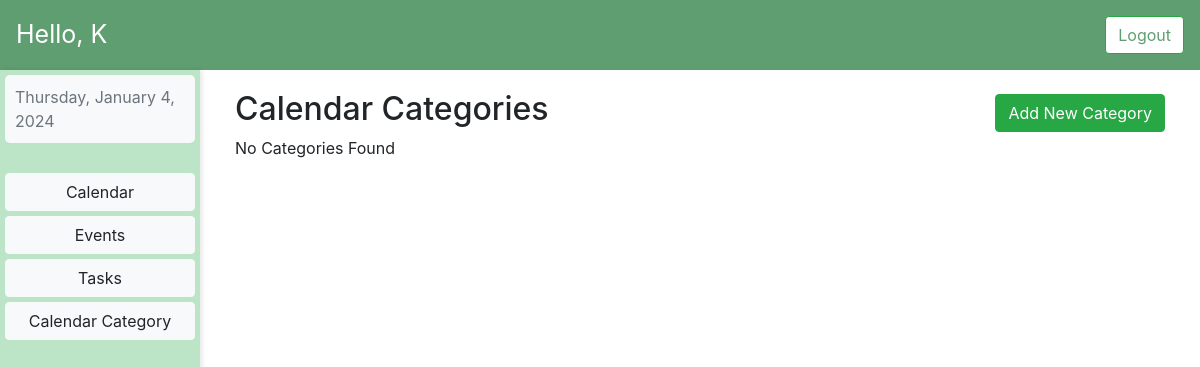
The app's page /category/ (signed in), older data.
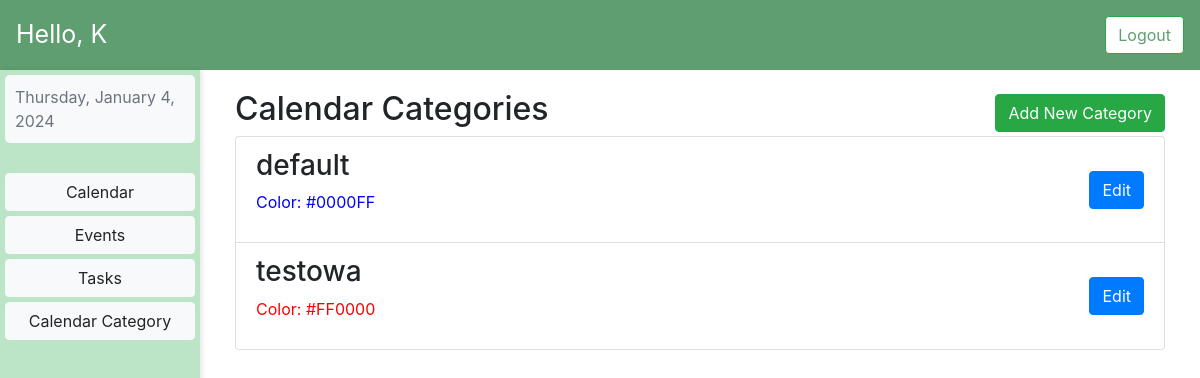
The same page, newer data.
### MyCalendar/models.py (models this page shows, shortened)
class Calendar(models.Model):
    user = models.ForeignKey(User, on_delete=models.CASCADE)
    name = models.CharField(max_length=100)
    color = models.CharField(max_length=7, default='#0000FF')

### MyCalendar/views.py (the view)
# urls.py: path('category/', category_list, name='category_list'),
def category_list(request):
    categories = Calendar.objects.filter(user=request.user)
    return render(request, 'category_list.html', {'categories': categories})

### templates/category_list.html (shortened to what this page needs)
{% extends 'dashboard.html' %}
{% load static %}
{% block styles %}
    <link rel="stylesheet" type="text/css" href="{% static 'css/dashboard.css' %}">
    <link href="{% static 'calender/main.css' %}" rel="stylesheet" />
{% endblock %}
{% block dynamic_content %}
    <div class="row mar">
         <div class="col-md-12">
             <div class="d-flex justify-content-between align-items-center">
                <h2 class="mr-auto">Calendar Categories</h2>
                <a href="{% url 'add_category' %}" class="btn btn-success ml-auto">Add New Category</a>
            </div>
            <ul class="list-group">
                {% for category in categories %}
                    <li class="list-group-item">
                        <div class="d-flex justify-content-between align-items-center">
                            <div>
                                <h3>{{ category.name }}</h3>
                                <p style="color: {{ category.color }};">Color: {{ category.color }}</p>
                            </div>
                            <div class="btn-group" role="group" aria-label="Category Actions">
                                <a href="{% url 'edit_category' category.id %}" class="btn btn-primary">Edit</a>
                            </div>
                        </div>
                    </li>
                {% empty %}
                    <p>No Categories Found</p>
                {% endfor %}
            </ul>
        </div>
    </div>
{% endblock %}

Row changes from the older to the newer data that the page shows:
added Calendar: name "default", color "#0000FF"
added Calendar: name "testowa", color "#FF0000"
Text that changed along with them:
text no longer shown: "No Categories Found"
